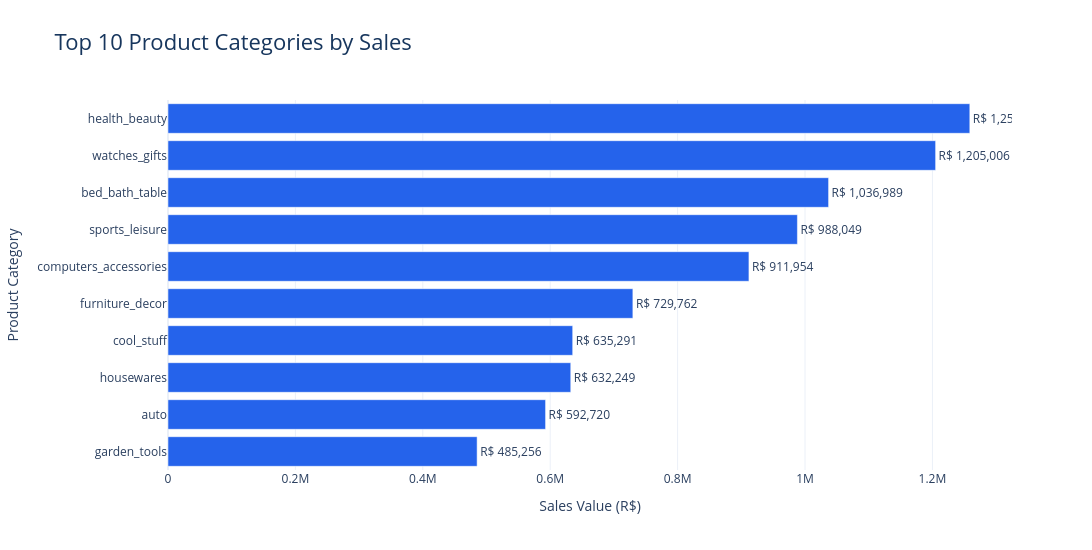

The notebook cell this image was saved under:
### Code cell
fig_category = px.bar(
    category_sales.sort_values("total_sales"),
    x="total_sales",
    y="product_category_name_english",
    orientation="h",
    text="total_sales",
    title="Top 10 Product Categories by Sales",
    labels={
        "total_sales": "Sales Value (R$)",
        "product_category_name_english": "Product Category"
    }
)

fig_category.update_traces(
    marker_color="#2563EB",
    texttemplate="R$ %{x:,.0f}",
    textposition="outside"
)

fig_category.update_layout(
    template="plotly_white",
    width=1100,
    height=550,
    title_font=dict(size=22, color="#17365D"),
    xaxis_title="Sales Value (R$)",
    yaxis_title="Product Category",
    paper_bgcolor="#FFFFFF",
    plot_bgcolor="#FFFFFF"
)

fig_category.show()

### Figure 1 — Plotly figure (JSON) as saved in the notebook; plotly's stock layout.template omitted (floating-point values rounded to 4 significant figures)
{"data": [{"hovertemplate": "Sales Value (R$)=%{text}<br>Product Category=%{y}<extra></extra>", "legendgroup": "", "marker": {"color": "#2563EB", "pattern": {"shape": ""}}, "name": "", "orientation": "h", "showlegend": false, "text": [485300.0, 592700.0, 632200.0, 635300.0, 729800.0, 912000.0, 988000.0, 1037000.0, 1205000.0, 1259000.0], "textposition": "outside", "texttemplate": "R$ %{x:,.0f}", "type": "bar", "x": [485300.0, 592700.0, 632200.0, 635300.0, 729800.0, 912000.0, 988000.0, 1037000.0, 1205000.0, 1259000.0], "xaxis": "x", "y": ["garden_tools", "auto", "housewares", "cool_stuff", "furniture_decor", "computers_accessories", "sports_leisure", "bed_bath_table", "watches_gifts", "health_beauty"], "yaxis": "y"}], "layout": {"barmode": "relative", "height": 550, "legend": {"tracegroupgap": 0}, "paper_bgcolor": "#FFFFFF", "plot_bgcolor": "#FFFFFF", "title": {"font": {"color": "#17365D", "size": 22}, "text": "Top 10 Product Categories by Sales"}, "width": 1100, "xaxis": {"anchor": "y", "domain": [0, 1], "title": {"text": "Sales Value (R$)"}}, "yaxis": {"anchor": "x", "domain": [0, 1], "title": {"text": "Product Category"}}}}
